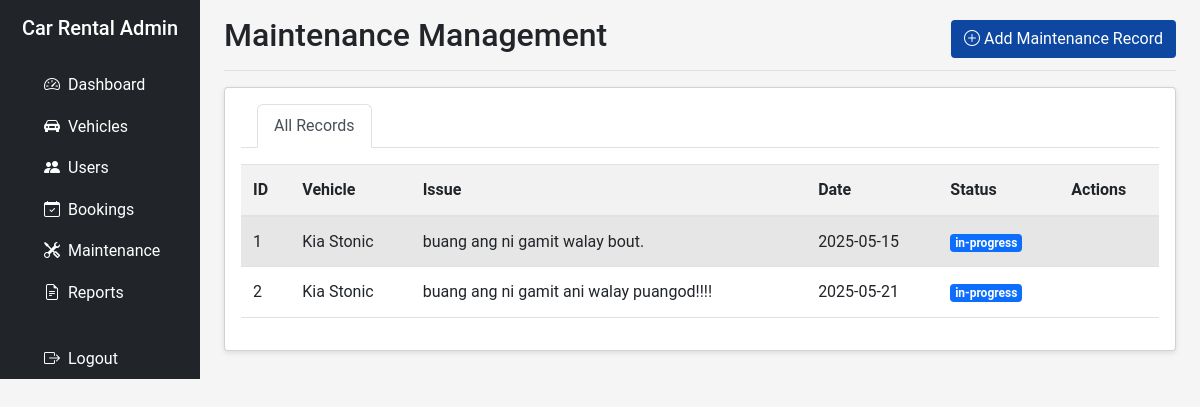
The page /admin/maintenance (signed in) on the database its author committed.
### app.py (models this page shows)
class Maintenance(db.Model):
    id = db.Column(db.Integer, primary_key=True)
    car_id = db.Column(db.Integer, db.ForeignKey('car.id'), nullable=False)
    date = db.Column(db.Date, nullable=False)
    issue = db.Column(db.String(200), nullable=False)
    status = db.Column(db.String(20), default='pending')

class Car(db.Model):
    id = db.Column(db.Integer, primary_key=True)
    name = db.Column(db.String(100), nullable=False)
    brand = db.Column(db.String(50), nullable=False)
    model = db.Column(db.String(50), nullable=False)
    year = db.Column(db.Integer)
    car_type = db.Column(db.String(50))
    image = db.Column(db.String(100), default='default_car.jpg')
    daily_price = db.Column(db.Float, nullable=False)
    status = db.Column(db.String(20), default='available')
    rentals = db.relationship('Rental', backref='car', lazy=True)
    maintenance = db.relationship('Maintenance', backref='car', lazy=True)

### app.py (the view)
@admin_bp.route('/maintenance')
def maintenance():
    maintenance_records = Maintenance.query.all()
    return render_template('admin/maintenance.html', maintenance_records=maintenance_records)

### app.py (called while the page is built)
@admin_bp.before_request
def require_admin():
    print(f"Admin middleware check: user_id={session.get('user_id')}, role={session.get('role')}")
    if 'user_id' not in session:
        print("Admin access denied: No user_id in session")
        abort(403)  # Forbidden
    if session.get('role') != 'admin':
        print(f"Admin access denied: Role '{session.get('role')}' is not admin")
        abort(403)  # Forbidden
    print("Admin access granted")

@app.context_processor
def utility_processor():
    current_year = datetime.now().year
    now = datetime.now()
    return dict(current_year=current_year, now=now)

@app.context_processor
def admin_utility_processor():
    return dict(is_admin=is_admin)

### templates/admin/maintenance.html (shortened to what this page needs)
{% extends 'admin/base.html' %}
{% block header %}Maintenance Management{% endblock %}
{% block header_buttons %}
<a href="{{ url_for('admin.add_maintenance') }}" class="btn btn-primary">
    <i class="bi bi-plus-circle"></i> Add Maintenance Record
</a>
{% endblock %}
{% block content %}
<div class="card">
    <div class="card-body">
        <ul class="nav nav-tabs mb-3" id="maintenanceTab" role="tablist">
            <li class="nav-item" role="presentation">
                <button class="nav-link active" id="all-tab" data-bs-toggle="tab" data-bs-target="#all-maintenance" type="button" role="tab" aria-controls="all-maintenance" aria-selected="true">All Records</button>
            </li>
            <li class="nav-item" role="presentation">
                <button class="nav-link" id="pending-tab" data-bs-toggle="tab" data-bs-target="#pending-maintenance" type="button" role="tab" aria-controls="pending-maintenance" aria-selected="false">Pending</button>
            </li>
            <li class="nav-item" role="presentation">
                <button class="nav-link" id="progress-tab" data-bs-toggle="tab" data-bs-target="#progress-maintenance" type="button" role="tab" aria-controls="progress-maintenance" aria-selected="false">In Progress</button>
            </li>
            <li class="nav-item" role="presentation">
                <button class="nav-link" id="completed-tab" data-bs-toggle="tab" data-bs-target="#completed-maintenance" type="button" role="tab" aria-controls="completed-maintenance" aria-selected="false">Completed</button>
            </li>
        </ul>
        <div class="tab-content" id="maintenanceTabContent">
            <div class="tab-pane fade show active" id="all-maintenance" role="tabpanel" aria-labelledby="all-tab">
                <div class="table-responsive">
                    <table class="table table-striped table-hover">
                        <thead>
                            <tr>
                                <th>ID</th>
                                <th>Vehicle</th>
                                <th>Issue</th>
                                <th>Date</th>
                                <th>Status</th>
                                <th>Actions</th>
                            </tr>
                        </thead>
                        <tbody>
                            {% for maintenance in maintenance_records %}
                            <tr>
                                <td>{{ maintenance.id }}</td>
                                <td>{{ maintenance.car.name }}</td>
                                <td>{{ maintenance.issue }}</td>
                                <td>{{ maintenance.date }}</td>
                                <td>
                                    <span class="badge {% if maintenance.status == 'pending' %}bg-warning{% elif maintenance.status == 'in-progress' %}bg-primary{% else %}bg-success{% endif %}">
                                        {{ maintenance.status }}
                                    </span>
                                </td>
                                <td>
                                </td>
                            </tr>
                            {% else %}
                            <tr>
                                <td colspan="6" class="text-center">No maintenance records found</td>
                            </tr>
                            {% endfor %}
                        </tbody>
                    </table>
                </div>
            </div>
        </div>
    </div>
</div>
{% endblock %}

### static/css/style.css (style rules this page uses)
:root { --primary-color: #0d47a1; --secondary-color: #1565c0; --accent-color: #003c8f; --success-color: #28a745; --danger-color: #dc3545; --warning-color: #ffc107; --light-color: #f8f9fa; --dark-color: #343a40; --gray-color: #6c757d; }
body { font-family: 'Roboto', Arial, sans-serif; line-height: 1.6; background-color: #f5f5f5; margin: 0; padding: 0; }
.nav-link { color: white; margin-left: 1rem; text-decoration: none; }
.btn { display: inline-block; font-weight: 400; text-align: center; white-space: nowrap; vertical-align: middle; user-select: none; border: 1px solid transparent; padding: 0.375rem 0.75rem; font-size: 1rem; line-height: 1.5; border-radius: 0.25rem; cursor: pointer; transition: background-color 0.15s ease-in-out; }
.btn-primary { background-color: var(--primary-color); color: white; }
.card { background-color: white; border-radius: 0.25rem; box-shadow: 0 2px 5px rgba(0, 0, 0, 0.1); margin-bottom: 1.5rem; }
.card-body { padding: 1rem; }
.table { width: 100%; border-collapse: collapse; margin-bottom: 1rem; }
.table th, .table td { padding: 0.75rem; vertical-align: top; border-top: 1px solid #dee2e6; }
.table thead th { vertical-align: bottom; border-bottom: 2px solid #dee2e6; background-color: #f2f2f2; }
.table-striped tbody tr:nth-of-type(odd) { background-color: rgba(0, 0, 0, 0.05); }
.badge { display: inline-block; padding: 0.25em 0.4em; font-size: 75%; font-weight: 700; line-height: 1; text-align: center; white-space: nowrap; vertical-align: baseline; border-radius: 0.25rem; }
.mb-3 { margin-bottom: 1rem; }
.bg-primary { background-color: var(--primary-color); }

### rows shown on the page
Maintenance: id "1", car.name "Kia Stonic", issue "buang ang ni gamit walay bout.", date "2025-05-15", status "in-progress"
Maintenance: id "2", car.name "Kia Stonic", issue "buang ang ni gamit ani walay puangod!!!!", date "2025-05-21", status "in-progress"
